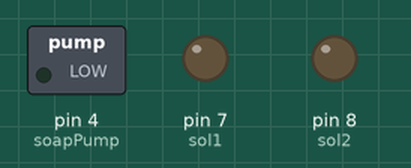
Bench run of a sketch on a simulated Arduino Uno, built with avr-gcc and run on an emulated ATmega328P. Shown: switched loads named in the sketch (green lamp = pin HIGH), output pins drawn as LEDs (lit = HIGH).

Above: at 0.1 s.
At 20.1 s:
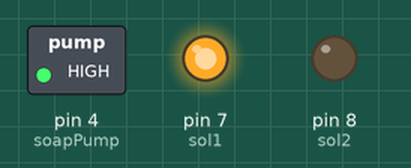
At 21.3 s:
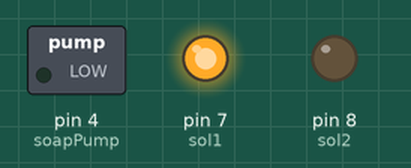
At 24.3 s:
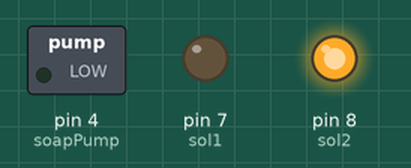
Timing chart, 0 to 30.7 s (numbered marks = the images above):
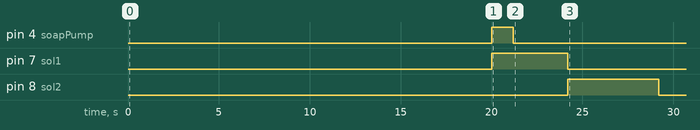

The sketch:

cycle.ino
```cpp
int safe_temp = 120; // degrees F
int heater_startup_time = 5; // seconds
int hotwater_time = 25; // seconds
int coldwater_time = 30; // seconds
int pump_time = 1.2; //seconds
int i = 0;

// digital pins
    // inputs
int button = 2; //interrupt pin
int soapSensor =9;
int overflow = 10;
int bottleDetect = 11;
int doorDetect = 12;
    // outputs
int LEDs = 3;
int soapPump = 4;
int heater = 5;
int doorLock = 6;
int sol1 = 7;
int sol2 = 8;

void setup() {
    Serial.begin(9600);
    pinMode(button, INPUT_PULLUP);
 pinMode(soapPump, OUTPUT);
    pinMode(sol1, OUTPUT);
    pinMode(sol2, OUTPUT);
}

void loop() {

    delay(20000);
    ON(sol1);
    ON(soapPump);
    OFF(sol2);
    delay(1200);
    OFF(soapPump);
    delay(3000);
    OFF(sol1);
    ON(sol2);
    delay(5000);
    OFF(sol2);
    OFF(sol1);
    //ON(heater);
    delay(100000);
   // ON(sol2);
    //OFF(soapPump);
    //delay(3000);

}

void ON(int pin_toWrite){
digitalWrite(pin_toWrite, HIGH);
}

void OFF(int pin_toWrite){
    digitalWrite(pin_toWrite, LOW);
}
```

Measured:
- by itself, pin 4 (soapPump): LOW → HIGH at 20.0 s, → LOW 1.2 s later
- by itself, pin 7 (sol1): LOW → HIGH at 20.0 s, → LOW 4.2 s later
- by itself, pin 8 (sol2): LOW → HIGH at 24.2 s, → LOW 5.0 s later
